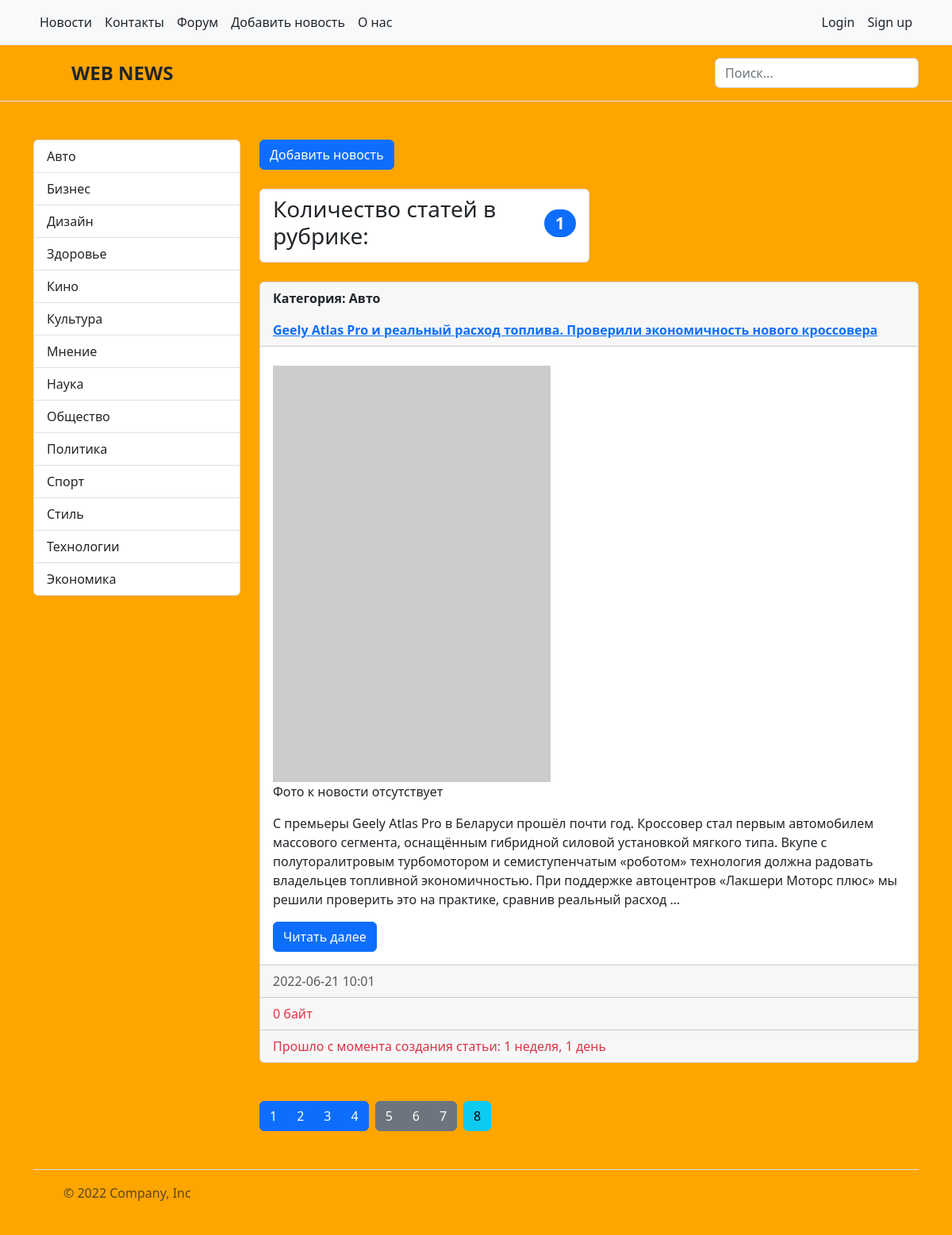
The page /category/13/ on the database its author committed.
### news/models.py (models this page shows, shortened)
class Category(models.Model):
    title = models.CharField(max_length=150, db_index=True, verbose_name='Наименование категории')
    def get_absolute_url(self):                                     #  монтирует кнопку в админке в "категории" (внутри) "смотреть на сайте"
        return reverse('category', kwargs={'category_id': self.pk})
    def __str__(self):
        return self.title
    class Meta:
        verbose_name = 'Категория'            #   при редактировании новости вверху отображается "изменить НОВОСТЬ"
        verbose_name_plural = 'Категории'
        ordering = ['title']

class News(models.Model):
    title = models.CharField(max_length=150, verbose_name='Наименование')
    content = models.TextField(blank=True, verbose_name='Контент')      #   атрибут "blank=True" -> поле необязательное для заполнения. Атрибут необязательный
    created_at = models.DateTimeField(auto_now_add=True, verbose_name='Дата публикации')   #   атрибут "auto_now_add=True" создает дату и впемя только раз. При обновлении записи, время не поменяется
    update_at = models.DateTimeField(auto_now=True, verbose_name='Обновлено')         #   дата и время обновляются при корректировке новости
    photo = models.ImageField(upload_to='photos/%Y/%m/%d/', verbose_name='Фото', blank=True) #   разбивает загружаемые изображения по папкам и датам (каждый день)
    sign_of_publication = models.BooleanField(default=True, verbose_name='Признак публикации')
    category = models.ForeignKey('Category', on_delete=models.PROTECT, verbose_name='Категория')  #   Новость защищена от удаления
    def get_absolute_url(self):
        return reverse('view_news', kwargs={'news_id': self.pk})
    class Meta:
        verbose_name = 'Новость'            #   при редактировании новости вверху отображается "изменить НОВОСТЬ"
        verbose_name_plural = 'Новости'
        ordering = ['-created_at']

### news/views.py (the view)
# urls.py: path('category/<int:category_id>/', get_category, name='category'),     #   http://127.0.0.1:8000/category
def get_category(request, category_id):
    news = News.objects.filter(category_id=category_id)                 #   "category_id" - поле в БД -> таблица "News"
    category = Category.objects.get(pk=category_id)
    return render(request, 'news/category.html',
                                                    {
                                                        'title': 'Категории',
                                                        'list_news': news,
                                                        'category': category
                                                    })

### news/templatetags/news_tags.py (called while the page is built)
@register.inclusion_tag('news/list_categories.html')
def show_categories(arg1='Hello', arg2='World'):
    categories = Category.objects.all()
    return {'categories': categories, 'arg1': arg1, 'arg2': arg2}          #   передаем ключ словаря "categories" в шаблон "list_categories"

### news/templates/news/category.html (shortened to what this page needs)
<!DOCTYPE html>
{% extends 'base.html' %}
    {% block sidebar %}
        {% include 'inc/_sidebar.html' %}
    {% endblock %}
    {% block content %}
        <div class="col-9" xmlns="http://www.w3.org/1999/html">
            <div class="col">
                <div class="d-grid gap-2 d-md-block">
                    <a href="{% url 'add_news' %}" class="btn btn-primary">Добавить новость</a>
                </div>
            </div>
            <br>
            <div class="bd-example">
                <div class="col-6">
                    <ul class="list-group">
                        <li class="list-group-item d-flex justify-content-between align-items-center">
                            <h3>Количество статей в рубрике:</h3>
                            <h3><span class="badge bg-primary rounded-pill">{{ list_news.count }}</span></h3>
                        </li>
                    </ul>
                </div>
            </div>
            <br>
            {% if list_news %}
            {% for elem in list_news %}
                <div class="card">
                    <strong class="d-inline-block mb-2 text-dark">
                         <div class="card-header">
                             <p>Категория: {{ elem.category }}</p>
                             <a href="{{ elem.get_absolute_url }}">{{ elem.title }}</a>
                         </div>
                    </strong>
                    <div class="card-body">
                        {% if elem.photo %}
                            <img src="{{ elem.photo.url }}" class="img-fluid" alt="photo">
                        {% else %}
                            <img src="https://picsum.photos/200/300" alt="" width="350">
                            <p>Фото к новости отсутствует</p>
                        {% endif %}
                        <p class="card-text">{{ elem.content | linebreaks | truncatewords:50 }}</p>
                        <a href="{{ elem.get_absolute_url }}" class="btn btn-primary">Читать далее</a>
                    </div>
                    <div class="card-footer text-muted">{{ elem.created_at|date:"Y-m-d H:i" }}</div>
                    <div class="card-footer text-danger">{{ elem | filesizeformat }}</div>
                    <div class="card-footer text-danger">Прошло с момента создания статьи: {{ elem.created_at | timesince }}</div>
                </div>
                <br>
            {% endfor %}
            {% else %}
                <h2>В данной рубрике нет новостей</h2>
            {% endif %}
            <br>
            <div class="btn-toolbar" role="toolbar" aria-label="Toolbar with button groups">
                <div class="btn-group me-2" role="group" aria-label="First group">
                    <button type="button" class="btn btn-primary">1</button>
                    <button type="button" class="btn btn-primary">2</button>
                    <button type="button" class="btn btn-primary">3</button>
                    <button type="button" class="btn btn-primary">4</button>
                </div>
                <div class="btn-group me-2" role="group" aria-label="Second group">
                    <button type="button" class="btn btn-secondary">5</button>
                    <button type="button" class="btn btn-secondary">6</button>
                    <button type="button" class="btn btn-secondary">7</button>
                </div>
                <div class="btn-group" role="group" aria-label="Third group">
                    <button type="button" class="btn btn-info">8</button>
                </div>
            </div>
            <br>
        </div>
    {% endblock %}

### news/templates/news/list_categories.html (shortened to what this page needs)
<div class="col-3">
    <div class="list-group">
        {% for elem in categories %}
            <a href="{{ elem.get_absolute_url }}" class="list-group-item list-group-item-action">{{ elem.title }}</a>
        {% endfor %}
    </div>
</div>

### mysite/static/css/style.css (style rules this page uses)
body { background-color: orange; }

### rows shown on the page
Category: title "Авто"
Category: title "Бизнес"
Category: title "Дизайн"
Category: title "Здоровье"
Category: title "Кино"
Category: title "Культура"
Category: title "Мнение"
Category: title "Наука"
Category: title "Общество"
Category: title "Политика"
Category: title "Спорт"
Category: title "Стиль"
Category: title "Технологии"
Category: title "Экономика"
News: category "Авто", title "Geely Atlas Pro и реальный расход топлива. Проверили экономичность нового кроссовера", content "C премьеры Geely Atlas Pro в Беларуси прошёл почти год. Кроссовер стал первым автомобилем массового сегмента, оснащённым гибридной силовой установкой мягкого типа. Вкупе с полуторалитровым турбомотором и семиступенчатым «роботом» технология должна радовать владельцев топливной экономичностью. При поддержке автоцентров «Лакшери Моторс плюс» мы решили проверить это на практике, сравнив реальный расход …", created_at "2022-06-21 10:01", elem "0 байт", created_at "1 неделя, 1 день"

### other values the page prints
{{ list_news.count }} "1"
